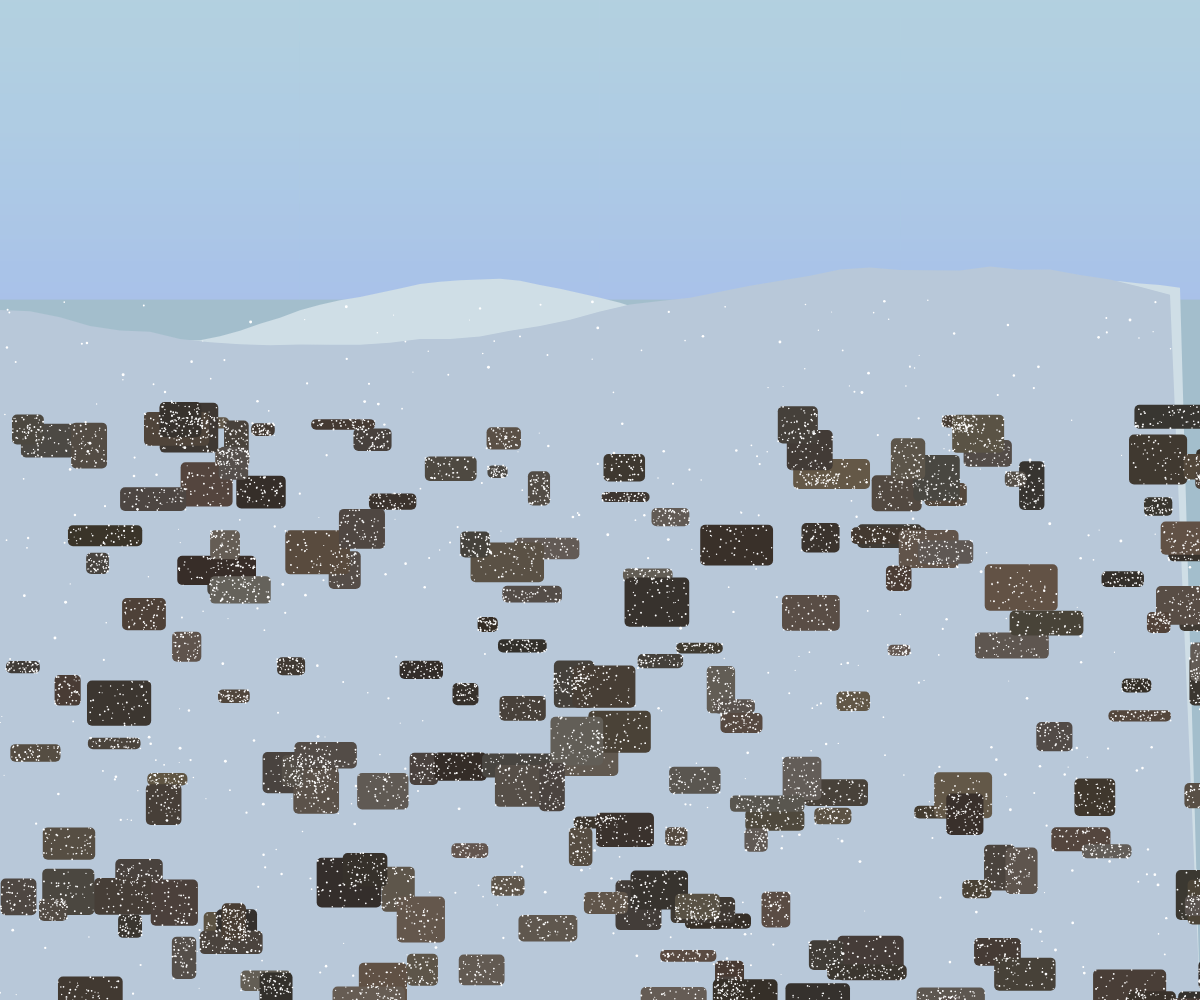
Frame 1 (no input)
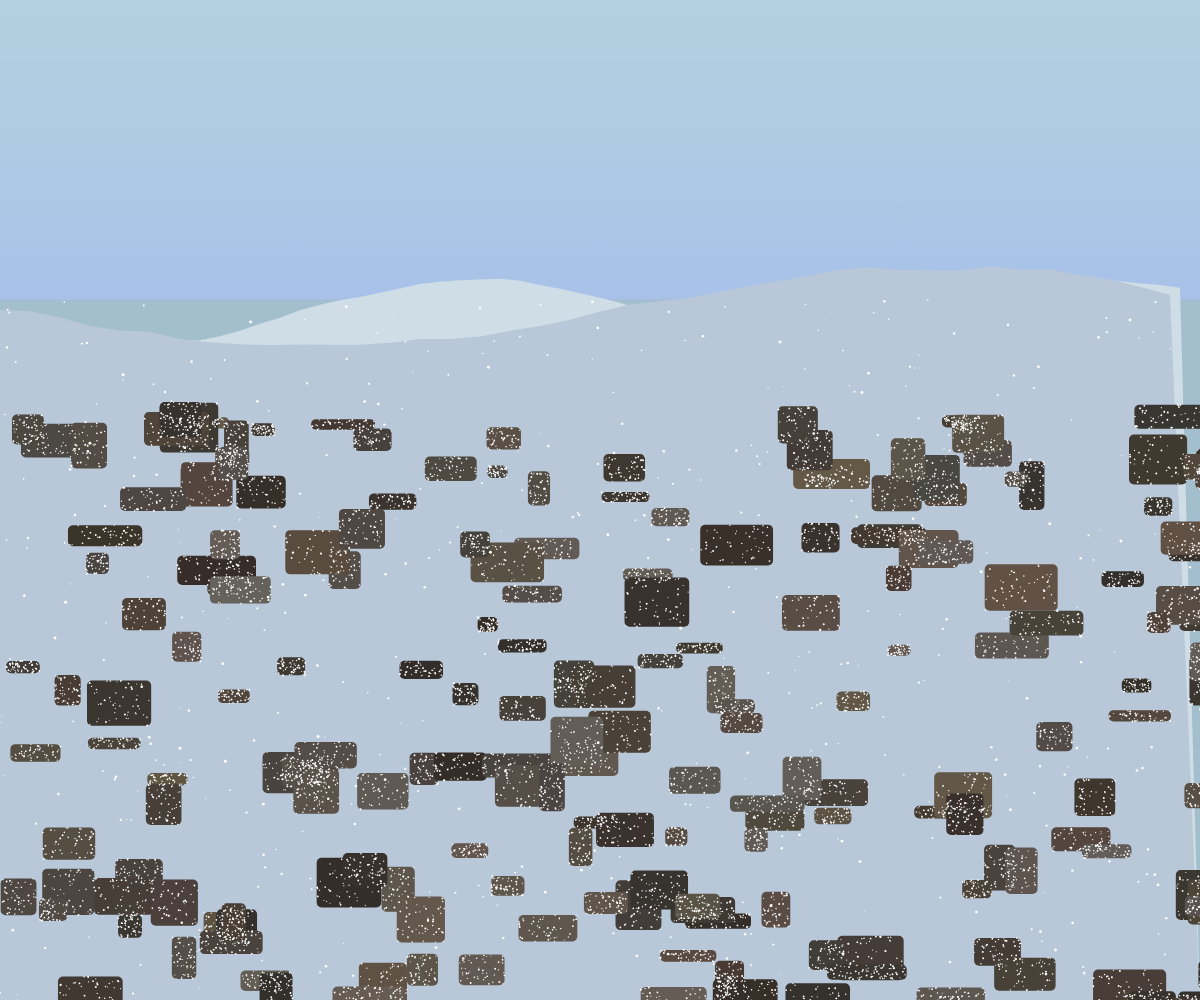
Frame 60 (no input)
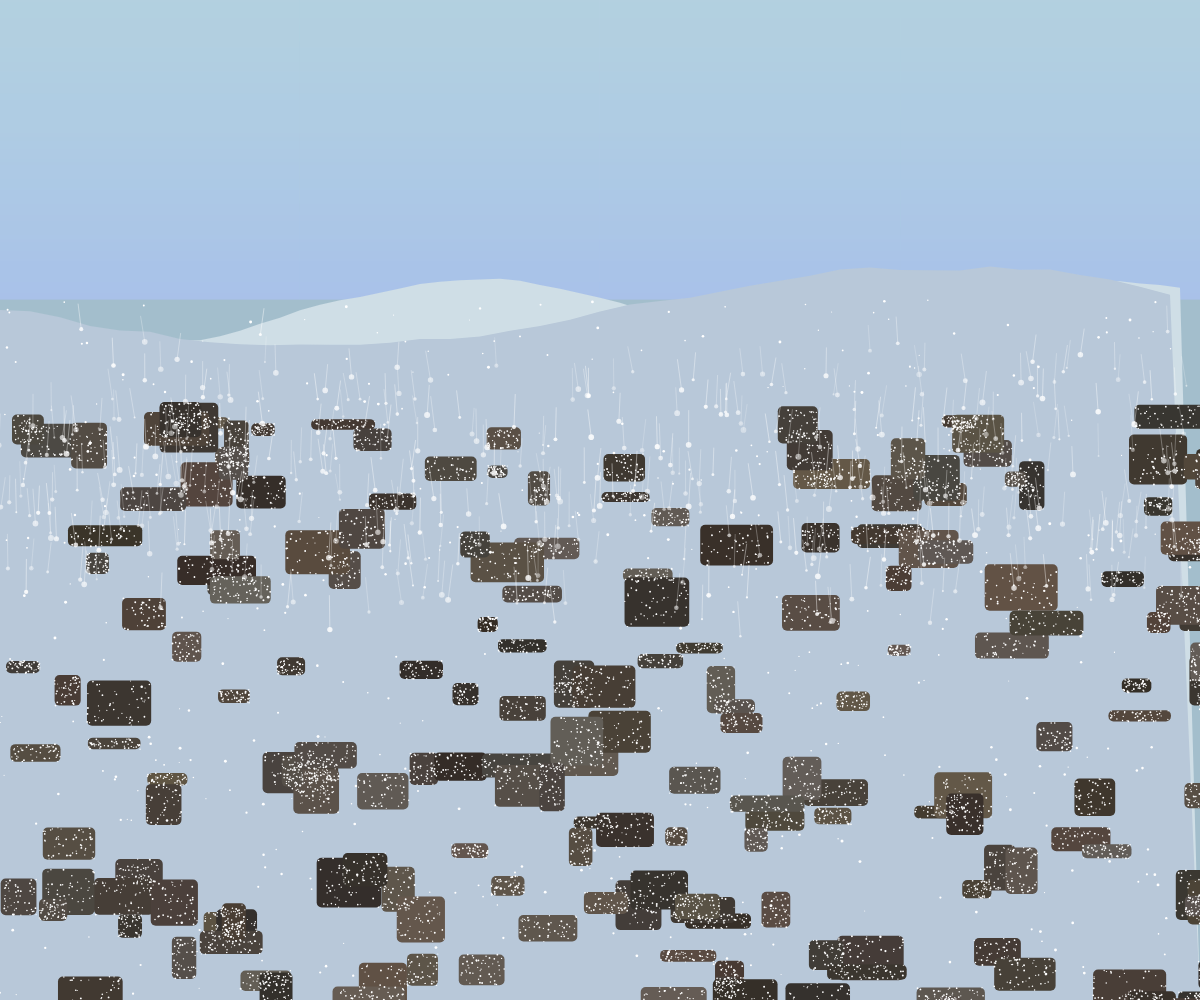
Frame 120 (the mouse pressed at the canvas centre since frame 60)

The p5.js sketch that drew these frames (run headless with seeded random() and noise() and a simulated clock; from frame 60 on, the mouse is pressed at the canvas centre):

// p5.js sketch
// ── sketch.js
let rocks = [];
let snow = [];
let avalanche = [];
let isAvalancheActive = false;
let avalancheTimer = 0;

function setup() {
  createCanvas(windowWidth, windowHeight);
  colorMode(HSB, 360, 100, 100, 1);
  
  // Create rock formations
  for (let i = 0; i < 200; i++) {
    rocks.push({
      x: random(width),
      y: random(height * 0.4, height),
      w: random(20, 80),
      h: random(10, 50),
      color: color(random(20, 40), random(10, 30), random(20, 40))
    });
  }
  
  // Create snow particles
  for (let i = 0; i < 1000; i++) {
    snow.push({
      x: random(width),
      y: random(height * 0.3, height),
      size: random(1, 3),
      speed: random(0.5, 2),
      opacity: random(0.3, 0.8)
    });
  }
  
  // Create avalanche particles
  for (let i = 0; i < 500; i++) {
    avalanche.push({
      x: random(width),
      y: random(height * 0.2, height * 0.4),
      size: random(2, 6),
      speedX: random(-1, 1),
      speedY: random(-1, 1),
      opacity: random(0.5, 1)
    });
  }
}

function draw() {
  // Background with cold tones
  background(color(200, 20, 80));
  
  // Draw sky gradient
  for (let y = 0; y < height * 0.3; y++) {
    let inter = map(y, 0, height * 0.3, 0, 1);
    let c = lerpColor(color(200, 20, 90), color(220, 30, 95), inter);
    stroke(c);
    line(0, y, width, y);
  }
  
  // Draw distant peaks
  drawPeaks();
  
  // Draw foreground rocks
  for (let rock of rocks) {
    fill(rock.color);
    noStroke();
    rect(rock.x, rock.y, rock.w, rock.h, 5);
  }
  
  // Draw snow on rocks and ground
  drawSnow();
  
  // Handle avalanche effect
  if (isAvalancheActive) {
    handleAvalanche();
  }
}

function drawPeaks() {
  noStroke();
  fill(color(200, 10, 90));
  beginShape();
  for (let x = 0; x < width; x += 20) {
    let y = height * 0.3 + sin(x * 0.01) * 30 + noise(x * 0.01) * 20;
    vertex(x, y);
  }
  vertex(width, height);
  vertex(0, height);
  endShape(CLOSE);
  
  // Add more peaks
  fill(color(210, 15, 85));
  beginShape();
  for (let x = 0; x < width; x += 30) {
    let y = height * 0.3 + sin(x * 0.005) * 40 + noise(x * 0.02) * 15;
    vertex(x, y);
  }
  vertex(width, height);
  vertex(0, height);
  endShape(CLOSE);
}

function drawSnow() {
  noStroke();
  
  // Draw snow on ground
  fill(color(240, 0, 100));
  for (let i = 0; i < 500; i++) {
    let s = snow[i];
    ellipse(s.x, s.y, s.size);
  }
  
  // Draw snow on rocks
  for (let rock of rocks) {
    fill(color(240, 0, 100));
    for (let i = 0; i < 50; i++) {
      let x = rock.x + random(rock.w);
      let y = rock.y + random(rock.h);
      ellipse(x, y, random(1, 2));
    }
  }
}

function handleAvalanche() {
  avalancheTimer++;
  
  // Update and draw avalanche particles
  for (let i = 0; i < avalanche.length; i++) {
    let p = avalanche[i];
    
    // Apply gravity and wind
    p.speedY += 0.1;
    p.x += p.speedX;
    p.y += p.speedY;
    
    // Fade out as they fall
    p.opacity -= 0.002;
    
    // Draw particle
    if (p.opacity > 0) {
      fill(240, 0, 100, p.opacity);
      noStroke();
      ellipse(p.x, p.y, p.size);
      
      // Create trail effect
      if (frameCount % 3 === 0) {
        stroke(240, 0, 100, p.opacity * 0.5);
        strokeWeight(1);
        line(p.x, p.y, p.x - p.speedX * 5, p.y - p.speedY * 5);
      }
    }
    
    // Reset particle if it goes off screen
    if (p.y > height || p.opacity <= 0) {
      p.x = random(width);
      p.y = random(height * 0.2, height * 0.4);
      p.opacity = random(0.5, 1);
      p.speedX = random(-1, 1);
      p.speedY = random(-1, 1);
    }
  }
  
  // Stop avalanche after a while
  if (avalancheTimer > 200) {
    isAvalancheActive = false;
    avalancheTimer = 0;
  }
}

function mousePressed() {
  // Start avalanche on click
  isAvalancheActive = true;
  avalancheTimer = 0;
}
